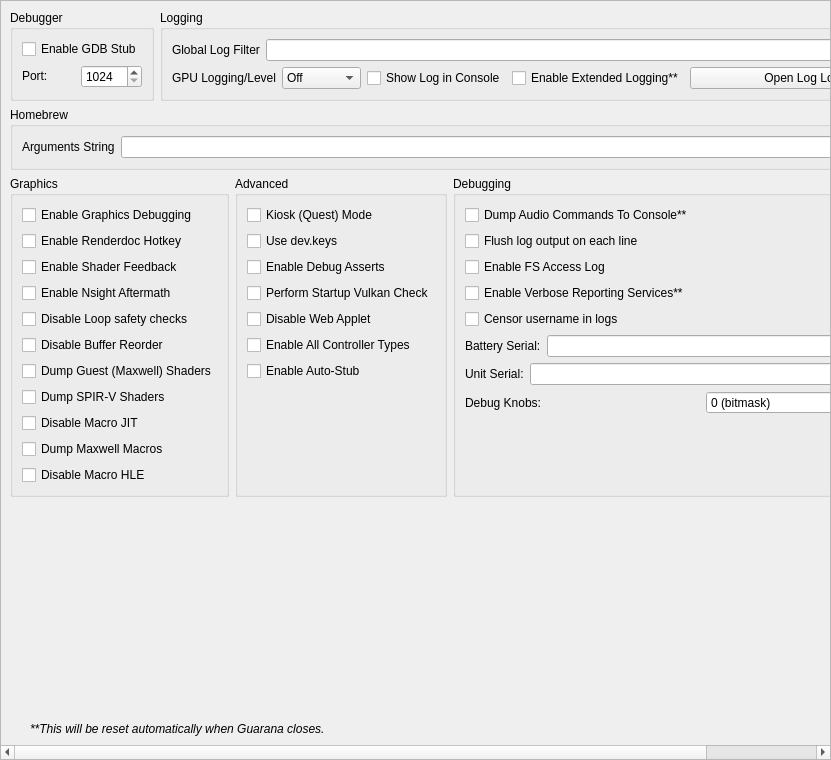
<?xml version="1.0" encoding="UTF-8"?>
<ui version="4.0">
 <class>ConfigureDebug</class>
 <widget class="QScrollArea" name="ConfigureDebug">
  <property name="geometry">
   <rect>
    <x>0</x>
    <y>0</y>
    <width>831</width>
    <height>760</height>
   </rect>
  </property>
  <property name="widgetResizable">
   <bool>true</bool>
  </property>
  <widget class="QWidget" name="widget">
   <property name="geometry">
    <rect>
     <x>0</x>
     <y>0</y>
     <width>829</width>
     <height>758</height>
    </rect>
   </property>
   <layout class="QVBoxLayout" name="verticalLayout_1">
    <item>
     <layout class="QHBoxLayout" name="horizontalLayout">
      <property name="topMargin">
       <number>0</number>
      </property>
      <item>
       <widget class="QGroupBox" name="groupBox">
        <property name="sizePolicy">
         <sizepolicy hsizetype="Preferred" vsizetype="Preferred">
          <horstretch>0</horstretch>
          <verstretch>0</verstretch>
         </sizepolicy>
        </property>
        <property name="title">
         <string>Debugger</string>
        </property>
        <property name="alignment">
         <set>Qt::AlignmentFlag::AlignLeading|Qt::AlignmentFlag::AlignLeft|Qt::AlignmentFlag::AlignTop</set>
        </property>
        <property name="flat">
         <bool>false</bool>
        </property>
        <property name="checkable">
         <bool>false</bool>
        </property>
        <layout class="QVBoxLayout" name="verticalLayout_3">
         <item>
          <widget class="QWidget" name="debug_widget" native="true">
           <property name="sizePolicy">
            <sizepolicy hsizetype="Preferred" vsizetype="Maximum">
             <horstretch>0</horstretch>
             <verstretch>0</verstretch>
            </sizepolicy>
           </property>
           <layout class="QVBoxLayout" name="verticalLayout">
            <property name="sizeConstraint">
             <enum>QLayout::SizeConstraint::SetDefaultConstraint</enum>
            </property>
            <property name="leftMargin">
             <number>0</number>
            </property>
            <property name="topMargin">
             <number>0</number>
            </property>
            <property name="rightMargin">
             <number>0</number>
            </property>
            <property name="bottomMargin">
             <number>0</number>
            </property>
            <item>
             <widget class="QCheckBox" name="toggle_gdbstub">
              <property name="sizePolicy">
               <sizepolicy hsizetype="Maximum" vsizetype="Maximum">
                <horstretch>0</horstretch>
                <verstretch>0</verstretch>
               </sizepolicy>
              </property>
              <property name="text">
               <string>Enable GDB Stub</string>
              </property>
             </widget>
            </item>
            <item>
             <widget class="QWidget" name="horizontalWidget_3" native="true">
              <property name="sizePolicy">
               <sizepolicy hsizetype="Preferred" vsizetype="Maximum">
                <horstretch>0</horstretch>
                <verstretch>0</verstretch>
               </sizepolicy>
              </property>
              <layout class="QHBoxLayout" name="horizontalLayout_3">
               <property name="leftMargin">
                <number>0</number>
               </property>
               <property name="topMargin">
                <number>0</number>
               </property>
               <property name="rightMargin">
                <number>0</number>
               </property>
               <property name="bottomMargin">
                <number>0</number>
               </property>
               <item>
                <widget class="QLabel" name="label_11">
                 <property name="sizePolicy">
                  <sizepolicy hsizetype="Minimum" vsizetype="Maximum">
                   <horstretch>0</horstretch>
                   <verstretch>0</verstretch>
                  </sizepolicy>
                 </property>
                 <property name="text">
                  <string>Port:</string>
                 </property>
                </widget>
               </item>
               <item>
                <widget class="QSpinBox" name="gdbport_spinbox">
                 <property name="sizePolicy">
                  <sizepolicy hsizetype="Preferred" vsizetype="Maximum">
                   <horstretch>0</horstretch>
                   <verstretch>0</verstretch>
                  </sizepolicy>
                 </property>
                 <property name="minimum">
                  <number>1024</number>
                 </property>
                 <property name="maximum">
                  <number>65535</number>
                 </property>
                </widget>
               </item>
              </layout>
             </widget>
            </item>
           </layout>
          </widget>
         </item>
        </layout>
       </widget>
      </item>
      <item>
       <widget class="QGroupBox" name="groupBox_2">
        <property name="sizePolicy">
         <sizepolicy hsizetype="Expanding" vsizetype="Preferred">
          <horstretch>0</horstretch>
          <verstretch>0</verstretch>
         </sizepolicy>
        </property>
        <property name="title">
         <string>Logging</string>
        </property>
        <layout class="QGridLayout" name="gridLayout_1">
         <item row="0" column="0" colspan="4">
          <widget class="QWidget" name="logging_widget" native="true">
           <property name="sizePolicy">
            <sizepolicy hsizetype="Preferred" vsizetype="Maximum">
             <horstretch>0</horstretch>
             <verstretch>0</verstretch>
            </sizepolicy>
           </property>
           <layout class="QHBoxLayout" name="horizontalLayout_1">
            <property name="leftMargin">
             <number>0</number>
            </property>
            <property name="topMargin">
             <number>0</number>
            </property>
            <property name="rightMargin">
             <number>0</number>
            </property>
            <property name="bottomMargin">
             <number>0</number>
            </property>
            <item>
             <widget class="QLabel" name="label_1">
              <property name="sizePolicy">
               <sizepolicy hsizetype="Preferred" vsizetype="Preferred">
                <horstretch>0</horstretch>
                <verstretch>0</verstretch>
               </sizepolicy>
              </property>
              <property name="text">
               <string>Global Log Filter</string>
              </property>
             </widget>
            </item>
            <item>
             <widget class="QLineEdit" name="log_filter_edit"/>
            </item>
           </layout>
          </widget>
         </item>
         <item row="1" column="0">
          <widget class="QWidget" name="gpu_log_level_widget" native="true">
           <property name="sizePolicy">
            <sizepolicy hsizetype="Preferred" vsizetype="Maximum">
             <horstretch>0</horstretch>
             <verstretch>0</verstretch>
            </sizepolicy>
           </property>
           <layout class="QHBoxLayout" name="gpu_log_level_layout">
            <property name="leftMargin">
             <number>0</number>
            </property>
            <property name="topMargin">
             <number>0</number>
            </property>
            <property name="rightMargin">
             <number>0</number>
            </property>
            <property name="bottomMargin">
             <number>0</number>
            </property>
            <item>
             <widget class="QLabel" name="gpu_log_level_label">
              <property name="text">
               <string>GPU Logging/Level</string>
              </property>
             </widget>
            </item>
            <item>
             <widget class="QComboBox" name="gpu_log_level">
              <property name="toolTip">
               <string>Detail level for GPU logs. Off disables logging entirely.</string>
              </property>
              <item>
               <property name="text">
                <string>Off</string>
               </property>
              </item>
              <item>
               <property name="text">
                <string>Errors</string>
               </property>
              </item>
              <item>
               <property name="text">
                <string>Standard</string>
               </property>
              </item>
              <item>
               <property name="text">
                <string>Verbose</string>
               </property>
              </item>
              <item>
               <property name="text">
                <string>All</string>
               </property>
              </item>
             </widget>
            </item>
           </layout>
          </widget>
         </item>
         <item row="1" column="1">
          <widget class="QCheckBox" name="toggle_console">
           <property name="text">
            <string>Show Log in Console</string>
           </property>
          </widget>
         </item>
         <item row="1" column="2">
          <widget class="QCheckBox" name="extended_logging">
           <property name="enabled">
            <bool>true</bool>
           </property>
           <property name="toolTip">
            <string>When checked, the max size of the log increases from 100 MB to 1 GB</string>
           </property>
           <property name="text">
            <string>Enable Extended Logging**</string>
           </property>
          </widget>
         </item>
         <item row="1" column="3">
          <widget class="QPushButton" name="open_log_button">
           <property name="sizePolicy">
            <sizepolicy hsizetype="Expanding" vsizetype="Maximum">
             <horstretch>1</horstretch>
             <verstretch>0</verstretch>
            </sizepolicy>
           </property>
           <property name="minimumSize">
            <size>
             <width>250</width>
             <height>0</height>
            </size>
           </property>
           <property name="text">
            <string>Open Log Location</string>
           </property>
          </widget>
         </item>
        </layout>
       </widget>
      </item>
     </layout>
    </item>
    <item>
     <widget class="QGroupBox" name="groupBox_3">
      <property name="title">
       <string>Homebrew</string>
      </property>
      <layout class="QVBoxLayout" name="verticalLayout_5">
       <item>
        <layout class="QHBoxLayout" name="horizontalLayout_4">
         <item>
          <widget class="QLabel" name="label_3">
           <property name="text">
            <string>Arguments String</string>
           </property>
          </widget>
         </item>
         <item>
          <widget class="QLineEdit" name="homebrew_args_edit"/>
         </item>
        </layout>
       </item>
      </layout>
     </widget>
    </item>
    <item>
     <layout class="QHBoxLayout" name="horizontalLayout_2">
      <item>
       <widget class="QGroupBox" name="groupBox_4">
        <property name="title">
         <string>Graphics</string>
        </property>
        <layout class="QGridLayout" name="gridLayout_2">
         <item row="4" column="0">
          <widget class="QCheckBox" name="disable_loop_safety_checks">
           <property name="toolTip">
            <string>When checked, it executes shaders without loop logic changes</string>
           </property>
           <property name="text">
            <string>Disable Loop safety checks</string>
           </property>
          </widget>
         </item>
         <item row="9" column="0">
          <widget class="QCheckBox" name="dump_macros">
           <property name="enabled">
            <bool>true</bool>
           </property>
           <property name="toolTip">
            <string>When checked, it will dump all the macro programs of the GPU</string>
           </property>
           <property name="text">
            <string>Dump Maxwell Macros</string>
           </property>
          </widget>
         </item>
         <item row="3" column="0">
          <widget class="QCheckBox" name="enable_nsight_aftermath">
           <property name="toolTip">
            <string>When checked, it enables Nsight Aftermath crash dumps</string>
           </property>
           <property name="text">
            <string>Enable Nsight Aftermath</string>
           </property>
          </widget>
         </item>
         <item row="6" column="0">
          <widget class="QCheckBox" name="dump_guest_shaders">
           <property name="enabled">
            <bool>true</bool>
           </property>
           <property name="toolTip">
            <string>When checked, it will dump original Maxwell guest shader bytecode (the input to the recompiler) as .ash files under DumpDir/shaders/. Useful for inspection with nvdisasm.</string>
           </property>
           <property name="text">
            <string>Dump Guest (Maxwell) Shaders</string>
           </property>
          </widget>
         </item>
         <item row="1" column="0">
          <widget class="QCheckBox" name="enable_renderdoc_hotkey">
           <property name="text">
            <string>Enable Renderdoc Hotkey</string>
           </property>
          </widget>
         </item>
         <item row="8" column="0">
          <widget class="QCheckBox" name="disable_macro_jit">
           <property name="enabled">
            <bool>true</bool>
           </property>
           <property name="toolTip">
            <string>When checked, it disables the macro Just In Time compiler. Enabling this makes games run slower</string>
           </property>
           <property name="text">
            <string>Disable Macro JIT</string>
           </property>
          </widget>
         </item>
         <item row="10" column="0">
          <widget class="QCheckBox" name="disable_macro_hle">
           <property name="enabled">
            <bool>true</bool>
           </property>
           <property name="toolTip">
            <string>When checked, it disables the macro HLE functions. Enabling this makes games run slower</string>
           </property>
           <property name="text">
            <string>Disable Macro HLE</string>
           </property>
          </widget>
         </item>
         <item row="0" column="0">
          <widget class="QCheckBox" name="enable_graphics_debugging">
           <property name="enabled">
            <bool>true</bool>
           </property>
           <property name="toolTip">
            <string>When checked, the graphics API enters a slower debugging mode</string>
           </property>
           <property name="text">
            <string>Enable Graphics Debugging</string>
           </property>
          </widget>
         </item>
         <item row="11" column="0">
          <spacer name="verticalSpacer_5">
           <property name="orientation">
            <enum>Qt::Orientation::Vertical</enum>
           </property>
           <property name="sizeType">
            <enum>QSizePolicy::Policy::Preferred</enum>
           </property>
           <property name="sizeHint" stdset="0">
            <size>
             <width>20</width>
             <height>0</height>
            </size>
           </property>
          </spacer>
         </item>
         <item row="2" column="0">
          <widget class="QCheckBox" name="enable_shader_feedback">
           <property name="toolTip">
            <string>When checked, Guarana will log statistics about the compiled pipeline cache</string>
           </property>
           <property name="text">
            <string>Enable Shader Feedback</string>
           </property>
          </widget>
         </item>
         <item row="5" column="0">
          <widget class="QCheckBox" name="disable_buffer_reorder">
           <property name="toolTip">
            <string>&lt;html&gt;&lt;head/&gt;&lt;body&gt;&lt;p&gt;When checked, disables reordering of mapped memory uploads which allows to associate uploads with specific draws. May reduce performance in some cases.&lt;/p&gt;&lt;/body&gt;&lt;/html&gt;</string>
           </property>
           <property name="text">
            <string>Disable Buffer Reorder</string>
           </property>
          </widget>
         </item>
         <item row="7" column="0">
          <widget class="QCheckBox" name="gpu_log_shader_dumps">
           <property name="toolTip">
            <string>When checked, it will dump the recompiler's output SPIR-V binaries (.spv) under LogDir/shaders/. Inspect via SPIRV-Tools (spirv-dis / spirv-cross / spirv-val) or RenderDoc.</string>
           </property>
           <property name="text">
            <string>Dump SPIR-V Shaders</string>
           </property>
          </widget>
         </item>
        </layout>
       </widget>
      </item>
      <item>
       <widget class="QGroupBox" name="groupBox_6">
        <property name="title">
         <string>Advanced</string>
        </property>
        <layout class="QGridLayout" name="gridLayout_4">
         <item row="3" column="0">
          <widget class="QCheckBox" name="perform_vulkan_check">
           <property name="toolTip">
            <string>Enables Guarana to check for a working Vulkan environment when the program starts up. Disable this if this is causing issues with external programs seeing Guarana.</string>
           </property>
           <property name="text">
            <string>Perform Startup Vulkan Check</string>
           </property>
          </widget>
         </item>
         <item row="4" column="0">
          <widget class="QCheckBox" name="disable_web_applet">
           <property name="text">
            <string>Disable Web Applet</string>
           </property>
          </widget>
         </item>
         <item row="5" column="0">
          <widget class="QCheckBox" name="enable_all_controllers">
           <property name="text">
            <string>Enable All Controller Types</string>
           </property>
          </widget>
         </item>
         <item row="6" column="0">
          <widget class="QCheckBox" name="use_auto_stub">
           <property name="text">
            <string>Enable Auto-Stub</string>
           </property>
          </widget>
         </item>
         <item row="0" column="0">
          <widget class="QCheckBox" name="quest_flag">
           <property name="text">
            <string>Kiosk (Quest) Mode</string>
           </property>
          </widget>
         </item>
         <item row="1" column="0">
          <widget class="QCheckBox" name="use_dev_keys">
           <property name="text">
            <string>Use dev.keys</string>
           </property>
          </widget>
         </item>
         <item row="2" column="0">
          <widget class="QCheckBox" name="use_debug_asserts">
           <property name="text">
            <string>Enable Debug Asserts</string>
           </property>
          </widget>
         </item>
         <item row="7" column="0">
          <spacer name="verticalSpacer_4">
           <property name="orientation">
            <enum>Qt::Orientation::Vertical</enum>
           </property>
           <property name="sizeType">
            <enum>QSizePolicy::Policy::Expanding</enum>
           </property>
           <property name="sizeHint" stdset="0">
            <size>
             <width>20</width>
             <height>0</height>
            </size>
           </property>
          </spacer>
         </item>
        </layout>
       </widget>
      </item>
      <item>
       <widget class="QGroupBox" name="groupBox_5">
        <property name="title">
         <string>Debugging</string>
        </property>
        <layout class="QGridLayout" name="gridLayout_3">
         <item row="6" column="0">
          <widget class="QWidget" name="serial_battery_widget" native="true">
           <property name="sizePolicy">
            <sizepolicy hsizetype="Preferred" vsizetype="Maximum">
             <horstretch>0</horstretch>
             <verstretch>0</verstretch>
            </sizepolicy>
           </property>
           <layout class="QHBoxLayout" name="horizontalLayout_11">
            <property name="leftMargin">
             <number>0</number>
            </property>
            <property name="topMargin">
             <number>0</number>
            </property>
            <property name="rightMargin">
             <number>0</number>
            </property>
            <property name="bottomMargin">
             <number>0</number>
            </property>
            <item>
             <widget class="QLabel" name="label_12">
              <property name="sizePolicy">
               <sizepolicy hsizetype="Preferred" vsizetype="Preferred">
                <horstretch>0</horstretch>
                <verstretch>0</verstretch>
               </sizepolicy>
              </property>
              <property name="text">
               <string>Battery Serial:</string>
              </property>
             </widget>
            </item>
            <item>
             <widget class="QLineEdit" name="serial_battery_edit"/>
            </item>
           </layout>
          </widget>
         </item>
         <item row="8" column="0">
          <widget class="QWidget" name="debug_knobs_widget" native="true">
           <property name="sizePolicy">
            <sizepolicy hsizetype="Preferred" vsizetype="Maximum">
             <horstretch>0</horstretch>
             <verstretch>0</verstretch>
            </sizepolicy>
           </property>
           <layout class="QHBoxLayout" name="horizontalLayout_debug_knobs">
            <property name="leftMargin">
             <number>0</number>
            </property>
            <property name="topMargin">
             <number>0</number>
            </property>
            <property name="rightMargin">
             <number>0</number>
            </property>
            <property name="bottomMargin">
             <number>0</number>
            </property>
            <item>
             <widget class="QLabel" name="label_debug_knobs">
              <property name="sizePolicy">
               <sizepolicy hsizetype="Preferred" vsizetype="Preferred">
                <horstretch>0</horstretch>
                <verstretch>0</verstretch>
               </sizepolicy>
              </property>
              <property name="text">
               <string>Debug Knobs:</string>
              </property>
             </widget>
            </item>
            <item>
             <widget class="QSpinBox" name="debug_knobs_spinbox">
              <property name="minimum">
               <number>0</number>
              </property>
              <property name="maximum">
               <number>65535</number>
              </property>
              <property name="toolTip">
               <string>Bitmask for quick development toggles</string>
              </property>
              <property name="statusTip">
               <string>Set debug knobs (bitmask)</string>
              </property>
              <property name="whatsThis">
               <string>16-bit debug knob set for quick development toggles</string>
              </property>
              <property name="suffix">
               <string> (bitmask)</string>
              </property>
             </widget>
            </item>
           </layout>
          </widget>
         </item>
         <item row="7" column="0">
          <widget class="QWidget" name="serial_board_widget" native="true">
           <property name="sizePolicy">
            <sizepolicy hsizetype="Preferred" vsizetype="Maximum">
             <horstretch>0</horstretch>
             <verstretch>0</verstretch>
            </sizepolicy>
           </property>
           <layout class="QHBoxLayout" name="horizontalLayout_12">
            <property name="leftMargin">
             <number>0</number>
            </property>
            <property name="topMargin">
             <number>0</number>
            </property>
            <property name="rightMargin">
             <number>0</number>
            </property>
            <property name="bottomMargin">
             <number>0</number>
            </property>
            <item>
             <widget class="QLabel" name="label_13">
              <property name="sizePolicy">
               <sizepolicy hsizetype="Preferred" vsizetype="Preferred">
                <horstretch>0</horstretch>
                <verstretch>0</verstretch>
               </sizepolicy>
              </property>
              <property name="text">
               <string>Unit Serial:</string>
              </property>
             </widget>
            </item>
            <item>
             <widget class="QLineEdit" name="serial_board_edit"/>
            </item>
           </layout>
          </widget>
         </item>
         <item row="20" column="0">
          <spacer name="verticalSpacer_3">
           <property name="orientation">
            <enum>Qt::Orientation::Vertical</enum>
           </property>
           <property name="sizeType">
            <enum>QSizePolicy::Policy::Expanding</enum>
           </property>
           <property name="sizeHint" stdset="0">
            <size>
             <width>20</width>
             <height>0</height>
            </size>
           </property>
          </spacer>
         </item>
         <item row="1" column="0">
          <widget class="QCheckBox" name="dump_audio_commands">
           <property name="toolTip">
            <string>Enable this to output the latest generated audio command list to the console. Only affects games using the audio renderer.</string>
           </property>
           <property name="text">
            <string>Dump Audio Commands To Console**</string>
           </property>
          </widget>
         </item>
         <item row="2" column="0">
          <widget class="QCheckBox" name="flush_line">
           <property name="text">
            <string>Flush log output on each line</string>
           </property>
          </widget>
         </item>
         <item row="3" column="0">
          <widget class="QCheckBox" name="fs_access_log">
           <property name="text">
            <string>Enable FS Access Log</string>
           </property>
          </widget>
         </item>
         <item row="4" column="0">
          <widget class="QCheckBox" name="reporting_services">
           <property name="text">
            <string>Enable Verbose Reporting Services**</string>
           </property>
          </widget>
         </item>
         <item row="5" column="0">
          <widget class="QCheckBox" name="censor_username">
           <property name="text">
            <string>Censor username in logs</string>
           </property>
          </widget>
         </item>
        </layout>
       </widget>
      </item>
     </layout>
    </item>
    <item>
     <spacer name="verticalSpacer">
      <property name="orientation">
       <enum>Qt::Orientation::Vertical</enum>
      </property>
      <property name="sizeHint" stdset="0">
       <size>
        <width>20</width>
        <height>0</height>
       </size>
      </property>
     </spacer>
    </item>
    <item>
     <widget class="QLabel" name="label_5">
      <property name="sizePolicy">
       <sizepolicy hsizetype="Expanding" vsizetype="Preferred">
        <horstretch>0</horstretch>
        <verstretch>0</verstretch>
       </sizepolicy>
      </property>
      <property name="font">
       <font>
        <italic>true</italic>
       </font>
      </property>
      <property name="text">
    <string>**This will be reset automatically when Guarana closes.</string>
      </property>
      <property name="indent">
       <number>20</number>
      </property>
     </widget>
    </item>
   </layout>
  </widget>
 </widget>
 <tabstops>
  <tabstop>log_filter_edit</tabstop>
  <tabstop>toggle_console</tabstop>
  <tabstop>extended_logging</tabstop>
  <tabstop>open_log_button</tabstop>
  <tabstop>homebrew_args_edit</tabstop>
  <tabstop>enable_graphics_debugging</tabstop>
  <tabstop>enable_shader_feedback</tabstop>
  <tabstop>enable_nsight_aftermath</tabstop>
  <tabstop>fs_access_log</tabstop>
  <tabstop>reporting_services</tabstop>
  <tabstop>quest_flag</tabstop>
  <tabstop>use_debug_asserts</tabstop>
 </tabstops>
 <resources/>
 <connections/>
</ui>
